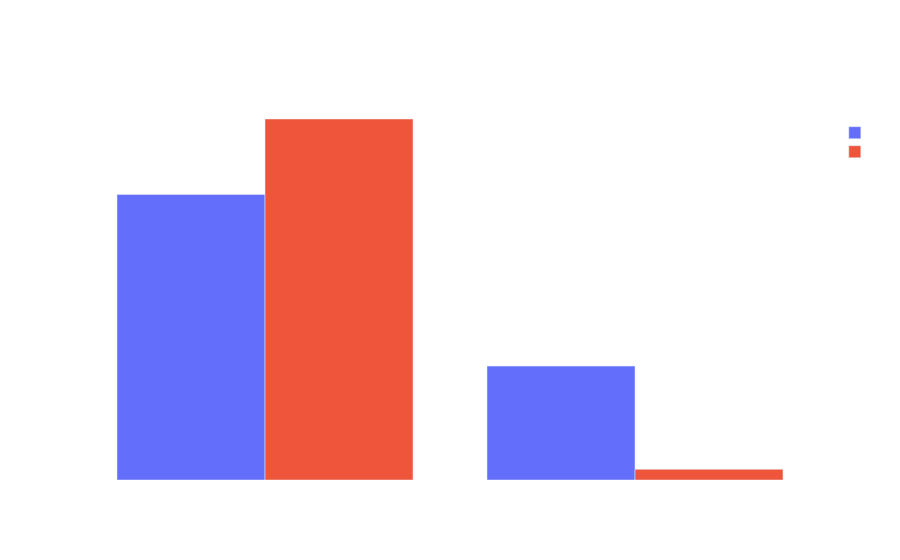

Notebook code for this chart:
### Code cell
# using plotly
# Group by 'gill-spacing' and 'class' and count the occurrences
mushroom_visualization = mushroom.groupby(['gill-spacing', 'class']).size().reset_index(name='count')

# Map 'gill-spacing' values to meaningful labels
gill_spacing_labels = {'c': 'Close', 'w': 'Crowded'}
mushroom_visualization['gill-spacing'] = mushroom_visualization['gill-spacing'].map(gill_spacing_labels)

# Plot the count of gill-spacing types with respect to class using Plotly
fig = px.bar(mushroom_visualization, x='gill-spacing', y='count', color='class', barmode='group',
             labels={'count': 'Number of Counts', 'gill-spacing': 'Gill-Spacing', 'class': 'Class'},
             title='Mushroom Gill-Spacing Types w.r.t. Class')

fig.update_layout(plot_bgcolor='rgba(0,0,0,0)',
                   paper_bgcolor='rgba(0,0,0,0)',
                   font_color='#ffffff')
fig.show()

### Figure 1 — Plotly figure (JSON) as saved in the notebook; plotly's stock layout.template omitted (floating-point values rounded to 4 significant figures)
{"data": [{"alignmentgroup": "True", "hovertemplate": "Class=e<br>Gill-Spacing=%{x}<br>Number of Counts=%{y}<extra></extra>", "legendgroup": "e", "marker": {"color": "#636efa", "pattern": {"shape": ""}}, "name": "e", "offsetgroup": "e", "orientation": "v", "showlegend": true, "textposition": "auto", "type": "bar", "x": ["Close", "Crowded"], "xaxis": "x", "y": [3008, 1200], "yaxis": "y"}, {"alignmentgroup": "True", "hovertemplate": "Class=p<br>Gill-Spacing=%{x}<br>Number of Counts=%{y}<extra></extra>", "legendgroup": "p", "marker": {"color": "#EF553B", "pattern": {"shape": ""}}, "name": "p", "offsetgroup": "p", "orientation": "v", "showlegend": true, "textposition": "auto", "type": "bar", "x": ["Close", "Crowded"], "xaxis": "x", "y": [3804, 112], "yaxis": "y"}], "layout": {"barmode": "group", "font": {"color": "#ffffff"}, "legend": {"title": {"text": "Class"}, "tracegroupgap": 0}, "paper_bgcolor": "rgba(0,0,0,0)", "plot_bgcolor": "rgba(0,0,0,0)", "title": {"text": "Mushroom Gill-Spacing Types w.r.t. Class"}, "xaxis": {"anchor": "y", "domain": [0, 1], "title": {"text": "Gill-Spacing"}}, "yaxis": {"anchor": "x", "domain": [0, 1], "title": {"text": "Number of Counts"}}}}
